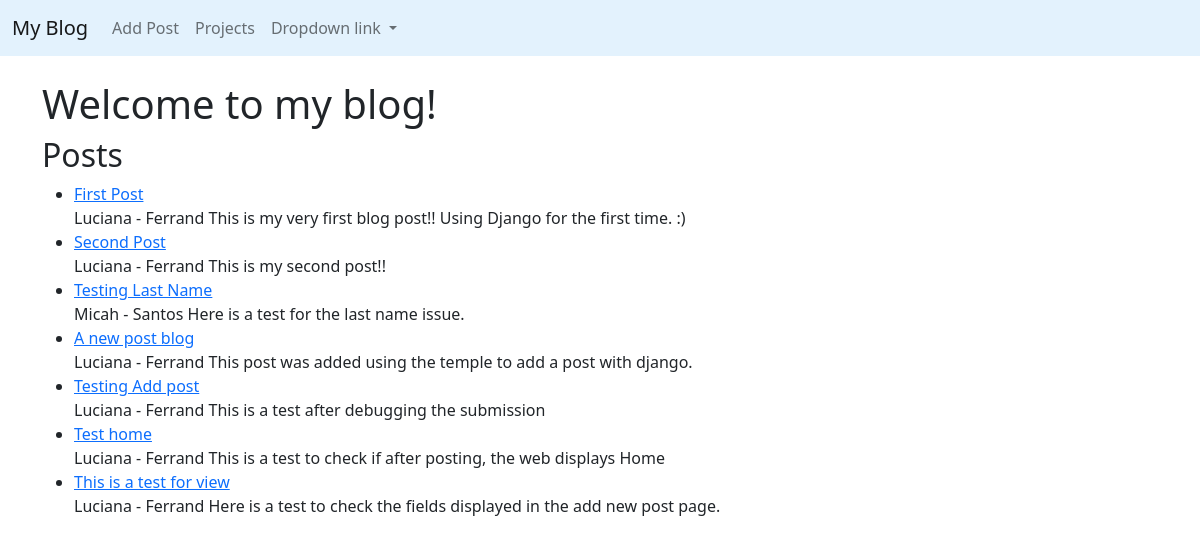
Before: / with the older database file.
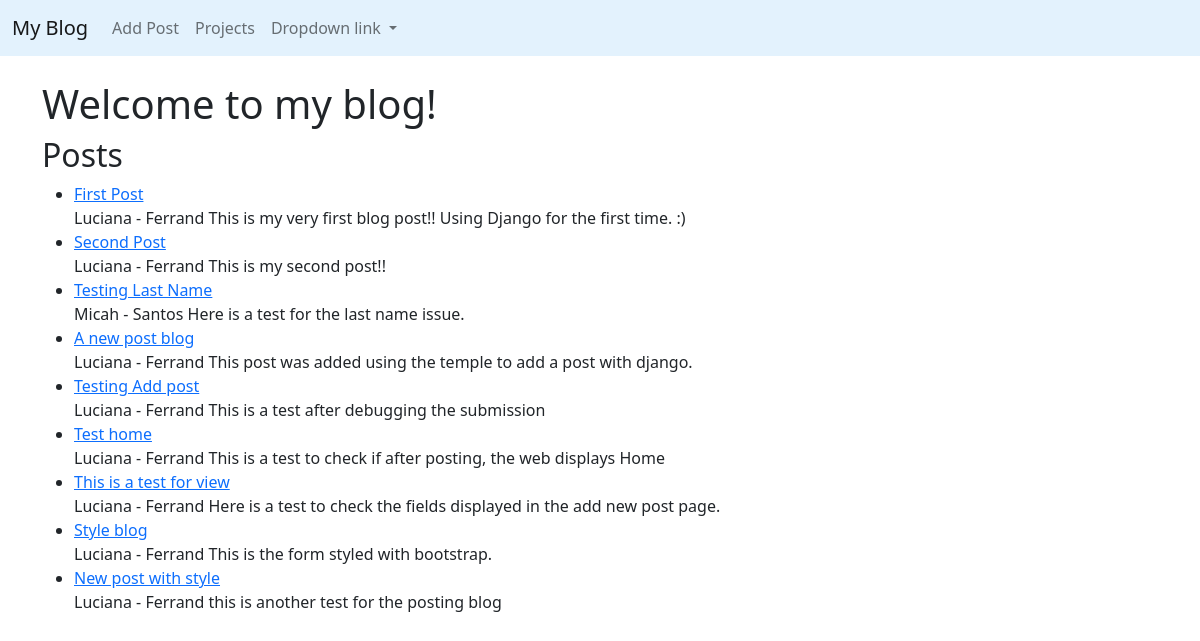
After: the same page with the newer database file.
### myblog/models.py (models this page shows, shortened)
class Post(models.Model):
  title = models.CharField(max_length=255)
  title_tag = models.CharField(max_length=255)
  author = models.ForeignKey(User, on_delete=models.CASCADE)
  body = models.TextField()

### myblog/views.py (the view)
# urls.py: path('', HomeView.as_view(), name="home"),
class HomeView(ListView):
  model = Post
  template_name = "home.html"

### myblog/templates/home.html
{%extends 'base.html'%} {%block content%}
<h1>Welcome to my blog!</h1>
<h2>Posts</h2>
<ul>
  {%for post in object_list%}
  <li>
    <a href="{% url 'article-detail' post.pk %} ">{{ post.title }}</a>
  </li>
  {{ post.author.first_name }} - {{ post.author.last_name }} {{ post.body }}
  {%endfor%}
</ul>
{%endblock%}

### myblog/templates/base.html (shortened to what this page needs)
<!DOCTYPE html>
<html lang="en">
  <head>
    <link
      href="https://cdn.jsdelivr.net/npm/bootstrap@5.2.0/dist/css/bootstrap.min.css"
      rel="stylesheet"
    />
  </head>
  <body>
    <nav class="navbar navbar-expand-lg" style="background-color: #e3f2fd">
      <div class="container-fluid">
        <a class="navbar-brand" href="{% url 'home' %}">My Blog</a>
        <div class="collapse navbar-collapse" id="navbarNavDropdown">
          <ul class="navbar-nav">
            <li class="nav-item">
              <a class="nav-link" href="{% url 'add_post' %}">Add Post</a>
            </li>
            <li class="nav-item">
              <a class="nav-link" href="#">Projects</a>
            </li>
            <li class="nav-item dropdown">
              <a
                class="nav-link dropdown-toggle"
                href="#"
                role="button"
                data-bs-toggle="dropdown"
                aria-expanded="false"
              >
                Dropdown link
              </a>
            </li>
          </ul>
        </div>
      </div>
    </nav>
    <div class="container">
      <br />
      {% block content %} {% endblock %}
    </div>
  </body>
</html>

Changed rows visible on the page:
added Post: title "Style blog", author.first_name "Luciana", author.last_name "Ferrand", body "This is the form styled with bootstrap."
added Post: title "New post with style", author.first_name "Luciana", author.last_name "Ferrand", body "this is another test for the posting blog"
